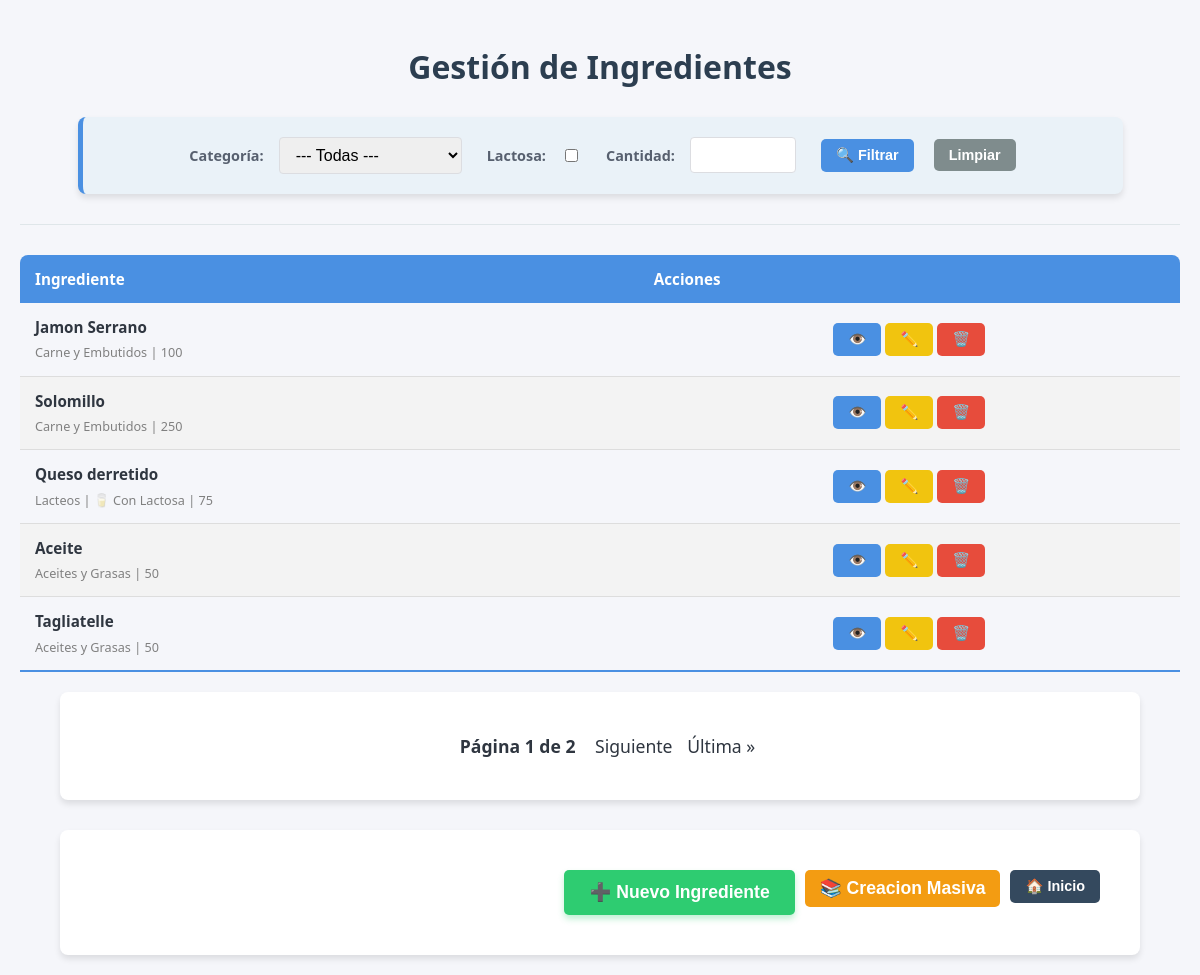
The page /ingredientes/ on the database as committed earlier.
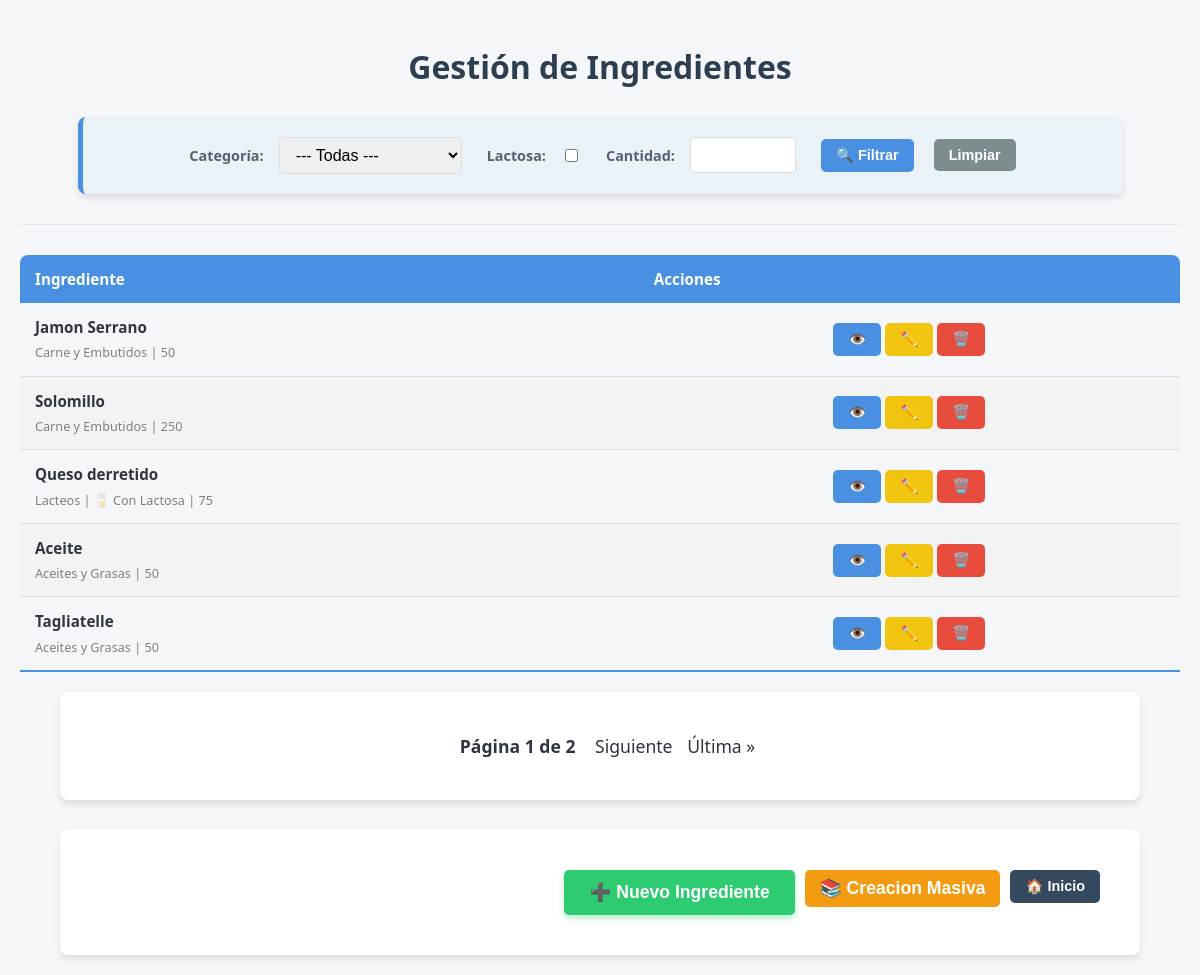
The same page on the database as committed later.
### recetasApp/models.py (models this page shows, shortened)
class Ingrediente(models.Model):
    nombre=models.CharField(max_length=100)
    categoria=models.ForeignKey(CategoriaIngrediente, on_delete=models.CASCADE)
    lactosa=models.ForeignKey(Lactosa, on_delete=models.CASCADE,default=False)
    cantidad=models.ForeignKey(Cantidad, on_delete=models.CASCADE)

class Cantidad(models.Model):
    cantidad=models.IntegerField()
    def __str__(self):
        return f"{self.cantidad}"

class CategoriaIngrediente(models.Model):
    nombre=models.CharField(max_length=100)

### recetasApp/views.py (the view)
# urls.py: path('ingredientes/', views.IngredienteListView.as_view(), name='ingredientes_list'),
class IngredienteListView(ListView):
    model = Ingrediente
    template_name = 'recetasApp/ingredientes_list.html'
    context_object_name = 'ingredientes'# esto es lo mismo que poner en el render {'ingredientes':ingredientes} en las FBV
    paginate_by=5
    def get_queryset(self):
        queryset = super().get_queryset()
        categoria_filtro = self.request.GET.get('categoria')
        lactosa_filtro = self.request.GET.get('lactosa')
        cantidad_filtro = self.request.GET.get('cantidad')
        if categoria_filtro:
            queryset = queryset.filter(categoria__pk=categoria_filtro)
        if lactosa_filtro:
            queryset = queryset.filter(lactosa__lactosa=True)
        if cantidad_filtro:
            queryset = queryset.filter(cantidad__cantidad=cantidad_filtro)
        return queryset
    def get_context_data(self, **kwargs):
        context = super().get_context_data(**kwargs)
        context['categorias'] = CategoriaIngrediente.objects.all()
        context['lactosa_filtro'] = self.request.GET.get('lactosa')
        context['cantidad_filtro'] = self.request.GET.get('cantidad')
        return context

### recetasApp/templates/recetasApp/ingredientes_list.html (shortened to what the changed rows need)
{% extends 'recetasApp/base.html' %}
{% block content %}
    <h1>Gestión de Ingredientes</h1>
    <table class="tabla-ingredientes">
        <thead>
            <tr>
                <th>Ingrediente</th>
                <th>Acciones</th>
            </tr>
        </thead>
        <tbody>
            {% for ingrediente in ingredientes %}
                <tr>
                    <td>
                        <strong>{{ ingrediente.nombre }}</strong>
                        <br>
                        <small style="color: gray;">
                            {{ ingrediente.categoria.nombre }}
                            | {{ ingrediente.cantidad }}
                        </small>
                    </td>
                    <td style="text-align: center;">
                        <a href="{% url 'ingrediente_detalle' pk=ingrediente.pk %}">
                            <button title="Ver detalles">👁️</button>
                        </a>
                        <a href="{% url 'ingrediente_editar' pk=ingrediente.pk %}">
                            <button title="Editar">✏️</button>
                        </a>
                        <a href="{% url 'ingrediente_eliminar' pk=ingrediente.pk %}">
                            <button title="Borrar" style="background-color: #e74c3c;">🗑️</button>
                        </a>
                    </td>
                </tr>
            {% empty %}
                <tr>
                    <td colspan="2" style="text-align: center; padding: 20px;">
                        No se encontraron ingredientes con esos filtros.
                    </td>
                </tr>
            {% endfor %}
        </tbody>
    </table>
{% endblock %}

Rows that differ between the two databases and show on the page:
changed Ingrediente "Jamon Serrano": cantidad "100" → "50"
